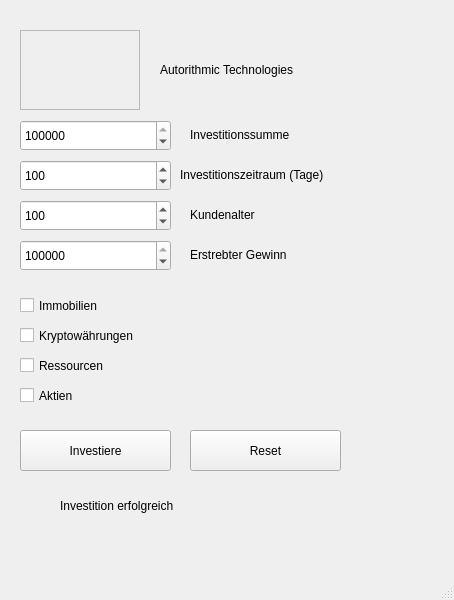
<?xml version="1.0" encoding="UTF-8"?>
<ui version="4.0">
 <class>MainWindow</class>
 <widget class="QMainWindow" name="MainWindow">
  <property name="geometry">
   <rect>
    <x>0</x>
    <y>0</y>
    <width>454</width>
    <height>600</height>
   </rect>
  </property>
  <property name="windowTitle">
   <string>MainWindow</string>
  </property>
  <widget class="QWidget" name="centralwidget">
   <widget class="QLabel" name="label_2">
    <property name="geometry">
     <rect>
      <x>190</x>
      <y>120</y>
      <width>251</width>
      <height>31</height>
     </rect>
    </property>
    <property name="text">
     <string>Investitionssumme</string>
    </property>
    <property name="textFormat">
     <enum>Qt::RichText</enum>
    </property>
   </widget>
   <widget class="QSpinBox" name="invest">
    <property name="geometry">
     <rect>
      <x>20</x>
      <y>120</y>
      <width>151</width>
      <height>31</height>
     </rect>
    </property>
    <property name="maximum">
     <number>999999999</number>
    </property>
    <property name="singleStep">
     <number>1000</number>
    </property>
    <property name="value">
     <number>100000</number>
    </property>
   </widget>
   <widget class="QPushButton" name="calc">
    <property name="geometry">
     <rect>
      <x>20</x>
      <y>430</y>
      <width>151</width>
      <height>41</height>
     </rect>
    </property>
    <property name="cursor">
     <cursorShape>PointingHandCursor</cursorShape>
    </property>
    <property name="text">
     <string>Investiere</string>
    </property>
   </widget>
   <widget class="QFrame" name="logo">
    <property name="geometry">
     <rect>
      <x>20</x>
      <y>30</y>
      <width>120</width>
      <height>80</height>
     </rect>
    </property>
    <property name="frameShape">
     <enum>QFrame::StyledPanel</enum>
    </property>
    <property name="frameShadow">
     <enum>QFrame::Raised</enum>
    </property>
   </widget>
   <widget class="QLabel" name="label">
    <property name="geometry">
     <rect>
      <x>160</x>
      <y>40</y>
      <width>191</width>
      <height>61</height>
     </rect>
    </property>
    <property name="text">
     <string>Autorithmic Technologies</string>
    </property>
    <property name="textFormat">
     <enum>Qt::RichText</enum>
    </property>
   </widget>
   <widget class="QCheckBox" name="Immocheck">
    <property name="geometry">
     <rect>
      <x>20</x>
      <y>290</y>
      <width>291</width>
      <height>31</height>
     </rect>
    </property>
    <property name="text">
     <string>Immobilien</string>
    </property>
   </widget>
   <widget class="QCheckBox" name="Kryptcheck">
    <property name="geometry">
     <rect>
      <x>20</x>
      <y>320</y>
      <width>291</width>
      <height>31</height>
     </rect>
    </property>
    <property name="text">
     <string>Kryptowährungen</string>
    </property>
   </widget>
   <widget class="QCheckBox" name="Resscheck">
    <property name="geometry">
     <rect>
      <x>20</x>
      <y>350</y>
      <width>291</width>
      <height>31</height>
     </rect>
    </property>
    <property name="text">
     <string>Ressourcen</string>
    </property>
   </widget>
   <widget class="QCheckBox" name="Aktcheck">
    <property name="geometry">
     <rect>
      <x>20</x>
      <y>380</y>
      <width>291</width>
      <height>31</height>
     </rect>
    </property>
    <property name="text">
     <string>Aktien</string>
    </property>
   </widget>
   <widget class="QLabel" name="outlabel">
    <property name="enabled">
     <bool>true</bool>
    </property>
    <property name="geometry">
     <rect>
      <x>60</x>
      <y>490</y>
      <width>251</width>
      <height>31</height>
     </rect>
    </property>
    <property name="text">
     <string>Investition erfolgreich</string>
    </property>
   </widget>
   <widget class="QPushButton" name="reset">
    <property name="geometry">
     <rect>
      <x>190</x>
      <y>430</y>
      <width>151</width>
      <height>41</height>
     </rect>
    </property>
    <property name="cursor">
     <cursorShape>PointingHandCursor</cursorShape>
    </property>
    <property name="text">
     <string>Reset</string>
    </property>
   </widget>
   <widget class="QSpinBox" name="invtime">
    <property name="geometry">
     <rect>
      <x>20</x>
      <y>160</y>
      <width>151</width>
      <height>31</height>
     </rect>
    </property>
    <property name="maximum">
     <number>99999</number>
    </property>
    <property name="singleStep">
     <number>1000</number>
    </property>
    <property name="value">
     <number>100</number>
    </property>
   </widget>
   <widget class="QLabel" name="label_3">
    <property name="geometry">
     <rect>
      <x>180</x>
      <y>160</y>
      <width>261</width>
      <height>31</height>
     </rect>
    </property>
    <property name="text">
     <string>Investitionszeitraum (Tage)</string>
    </property>
    <property name="textFormat">
     <enum>Qt::RichText</enum>
    </property>
   </widget>
   <widget class="QSpinBox" name="age">
    <property name="geometry">
     <rect>
      <x>20</x>
      <y>200</y>
      <width>151</width>
      <height>31</height>
     </rect>
    </property>
    <property name="maximum">
     <number>150</number>
    </property>
    <property name="singleStep">
     <number>1000</number>
    </property>
    <property name="value">
     <number>100</number>
    </property>
   </widget>
   <widget class="QLabel" name="label_4">
    <property name="geometry">
     <rect>
      <x>190</x>
      <y>200</y>
      <width>141</width>
      <height>31</height>
     </rect>
    </property>
    <property name="text">
     <string>Kundenalter</string>
    </property>
    <property name="textFormat">
     <enum>Qt::RichText</enum>
    </property>
   </widget>
   <widget class="QSpinBox" name="expectwin">
    <property name="geometry">
     <rect>
      <x>20</x>
      <y>240</y>
      <width>151</width>
      <height>31</height>
     </rect>
    </property>
    <property name="maximum">
     <number>999999999</number>
    </property>
    <property name="singleStep">
     <number>1000</number>
    </property>
    <property name="value">
     <number>100000</number>
    </property>
   </widget>
   <widget class="QLabel" name="label_5">
    <property name="geometry">
     <rect>
      <x>190</x>
      <y>240</y>
      <width>231</width>
      <height>31</height>
     </rect>
    </property>
    <property name="text">
     <string>Erstrebter Gewinn</string>
    </property>
    <property name="textFormat">
     <enum>Qt::RichText</enum>
    </property>
   </widget>
  </widget>
  <widget class="QMenuBar" name="menubar">
   <property name="geometry">
    <rect>
     <x>0</x>
     <y>0</y>
     <width>454</width>
     <height>22</height>
    </rect>
   </property>
  </widget>
  <widget class="QStatusBar" name="statusbar"/>
 </widget>
 <resources/>
 <connections/>
</ui>
